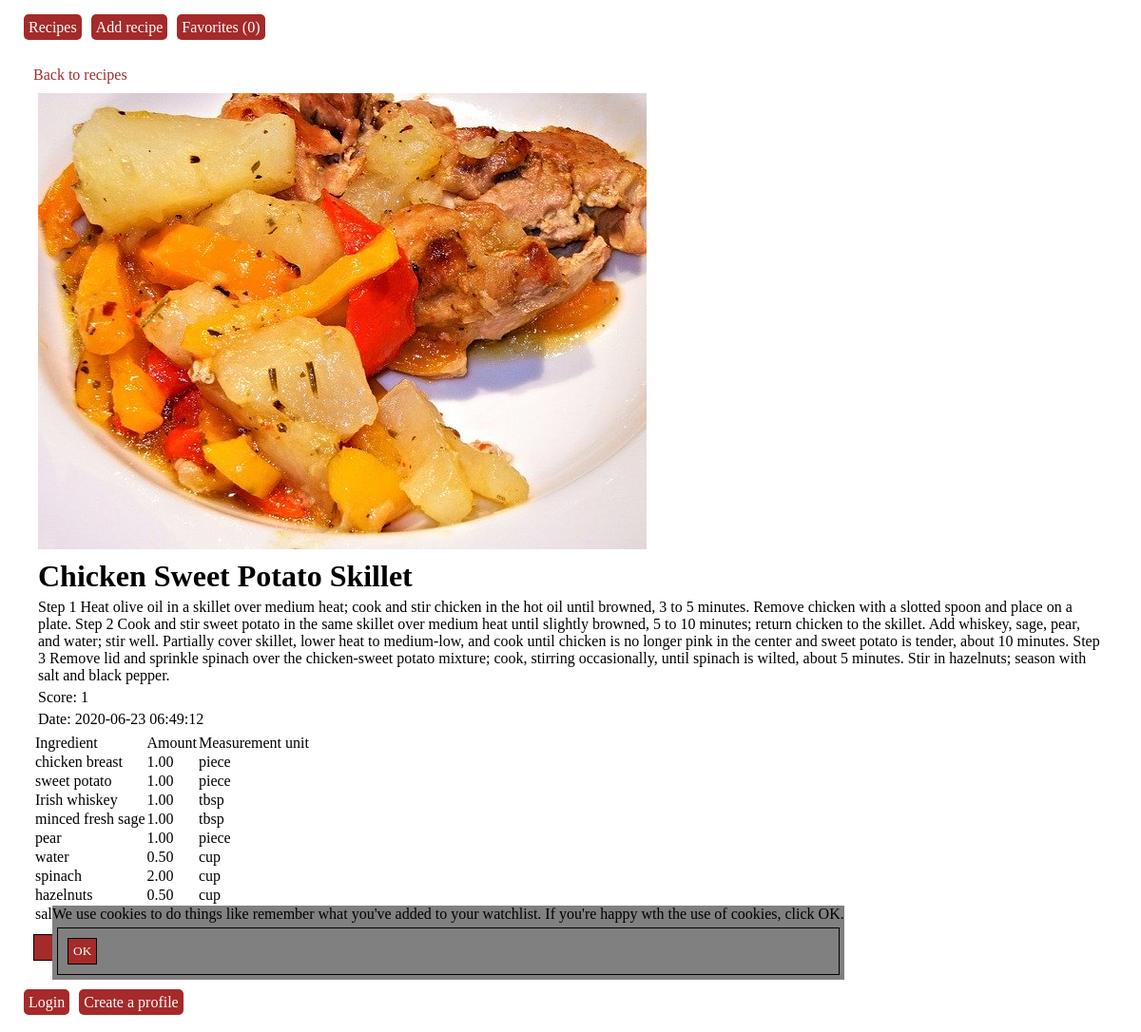
The app's page /?page=recipes&recipe_nr=1 with its own data.
### tables this page shows
CREATE TABLE `recipes` (
  `recipe_nr` int(10) UNSIGNED NOT NULL,
  `title` varchar(50) NOT NULL,
  `instructions` text NOT NULL,
  `world_cuisine_fk` int(10) UNSIGNED NOT NULL,
  `cooking_style_fk` int(10) UNSIGNED NOT NULL,
  `meal_type_fk` int(10) UNSIGNED NOT NULL,
  `image` varchar(255) NOT NULL,
  `score` tinyint(1) UNSIGNED NOT NULL,
  `date` timestamp NOT NULL DEFAULT current_timestamp() ON UPDATE current_timestamp()
);

CREATE TABLE `ingredient` (
  `ingredient_nr` int(10) UNSIGNED NOT NULL,
  `ingredient_name` varchar(50) NOT NULL
);

CREATE TABLE `recipe_ingredients` (
  `recipe_fk` int(11) NOT NULL,
  `ingredient_fk` int(11) NOT NULL,
  `measurement_fk` int(11) NOT NULL,
  `amount` decimal(10,2) UNSIGNED NOT NULL
);

CREATE TABLE `measurement` (
  `measurement_nr` int(10) UNSIGNED NOT NULL,
  `measurement_name` varchar(10) NOT NULL
);

### ext/recipe_view_details.php (the view, shortened to what this page needs)
<div>
<a href="?page=recipes">Back to recipes</a>
<?php
$db = mysqli_connect("localhost","root","","recipes");
$response = mysqli_query($db, "SELECT *
							from recipes
							JOIN
							recipe_ingredients ON recipe_ingredients.recipe_fk = recipes.recipe_nr
							JOIN
							ingredient ON ingredient.ingredient_nr = recipe_ingredients.ingredient_fk
							JOIN
							measurement ON measurement.measurement_nr = recipe_ingredients.measurement_fk
							where recipe_nr = ".$_GET["recipe_nr"]
							);
$row = mysqli_fetch_array($response);
?>
<div class="">
		<img src="img/<?php echo $row["image"]; ?>" />
        <h1><?php echo $row["title"] ?></h1>
		<p><?php echo $row["instructions"] ?></p>
        <p>Score: <?php echo $row["score"]?></p>
	    <p>Date: <?php echo $row["date"]?></p>
</div>
<?php
	echo "<table>";
	echo "<tr>";
		echo "<td>Ingredient</td>";
		echo "<td>Amount</td>";
		echo "<td>Measurement unit</td>";
	echo "</tr>";
	while($row = mysqli_fetch_array($response))
	{
		echo "<tr>";
		echo "<td>".$row["ingredient_name"]."</td>";
		echo "<td>".$row["amount"]."</td>";
		echo "<td>".$row["measurement_name"]."</td>";
	}
	echo "</table>";
?>
<button>
	<a href='?page=recipes&watch=<?php echo $row["recipe_nr"]; ?>'>Add to favorites</a>
</button>

### index.php (shortened to what this page needs)
<?php
require_once("ext/functions.php");
if(isset($_COOKIE["watchlist"]))
{
	$watchlist = explode(";",$_COOKIE["watchlist"]);
	$watchlist_count =  count($watchlist);
}
else
{
	$watchlist_count = 0;
}
?>
<html>
<head>
	<link rel="stylesheet" href="css/style.css" />
<link rel="stylesheet" href="css/optik.css" />
</head>
<body>
<header>
<?php
$linklist = array(
	"recipes" => "Recipes",
	"add_recipe" => "Add recipe",
	"watchlist" => "Favorites ($watchlist_count)"
);
echo generate_links($linklist);
?>
</header>
<main>
<?php
if(isset($_POST["cookies"]) || isset($_COOKIE["website_cookie"]))
{
	setcookie("website_cookie","aktiviert", time() + 60 * 60 * 24 * 365 * 4);
}
else
{
	echo "<div style='position:absolute; bottom:50px; left: 50px; z-index: 1000; background-color:grey;'>
	We use cookies to do things like remember what you've added to your watchlist. If you're happy wth the use of cookies, click OK.
	<form method=\"post\"><input type=\"submit\" name=\"cookies\" value=\"OK\" /></form>
	</div>";
}
?>
<div class='layout'>
<?php
include("ext/app.php");
?>
</div>
</main>
<footer>
<?php
if(isset($_SESSION["loggedin"]))
{
	echo generate_links(array("logout" => "Logout"));
}
else
{
	echo generate_links(array("login" => "Login"));
	echo generate_links(array("register" => "Create a profile"));
}
?>
</footer>
</body>
</html>

### ext/functions.php
<?php
function url($page, $name)
{
	$string = "<a href='?page=$page'>$name</a>";
	return $string;
}
function generate_links($array)
{
	$string = "";
	foreach($array as $page => $text)
	{
		$string .= url($page, $text);
	}
	return $string;
}
?>

### ext/app.php (shortened to what this page needs)
<?php
switch($_GET["page"])
{
	case "recipes":
		if(isset($_GET["recipe_nr"]))
		{
			include("recipe_view_details.php");
		}
		else
		{
			include("recipes_view.php");
		}
	break;
}
?>

### css/optik.css (style rules this page uses)
* { font-family: Arial Black; padding: 0px; margin: 5px; }
a, a:visited { color: blue; }
header, main, footer { padding:10px; margin: 0px; }
header, footer { xbackground-color: #00e; height: 20px; }
header a, footer a { color: white; text-decoration: none; background-color: brown; padding: 5px; margin: 5px; border-radius: 5px; }
.layout { display: flex; flex-wrap: nowrap; }
a { color: brown; text-decoration: none; }
form, input, select, button { margin: 5px; padding: 5px; border: 1px solid black; }
input[type=submit], button { background-color: brown; color: white; }

### records on screen
recipes: title "Chicken Sweet Potato Skillet", instructions "Step 1 Heat olive oil in a skillet over medium heat; cook and stir chicken in the hot oil until browned, 3 to 5 minutes. Remove chicken with a slotted spoon and place on a plate. Step 2 Cook and stir sweet potato in the same skillet over medium heat until slightly browned, 5 to 10 minutes; return chicken to the skillet. Add whiskey, sage, pear, and water; stir well. Partially cover skillet, lower heat to medium-low, and cook until chicken is no longer pink in the center and sweet potato is tender, about 10 minutes. Step 3 Remove lid and sprinkle spinach over the chicken-sweet potato mixture; cook, stirring occasionally, until spinach is wilted, about 5 minutes. Stir in hazelnuts; season…", score "1", date "2020-06-23 06:49:12", ingredient.ingredient_name "chicken breast", recipe_ingredients.amount "1.00", measurement.measurement_name "piece", ingredient.ingredient_name "sweet potato", ingredient.ingredient_name "Irish whiskey", measurement.measurement_name "tbsp", ingredient.ingredient_name "minced fresh sage", ingredient.ingredient_name "pear", ingredient.ingredient_name "water", recipe_ingredients.amount "0.50", measurement.measurement_name "cup", ingredient.ingredient_name "spinach", recipe_ingredients.amount "2.00", ingredient.ingredient_name "hazelnuts", ingredient.ingredient_name "salt"

### other values on screen
$name "Recipes"
$name "Add recipe"
$name "Favorites (0)"
$name "Login"
$name "Create a profile"
